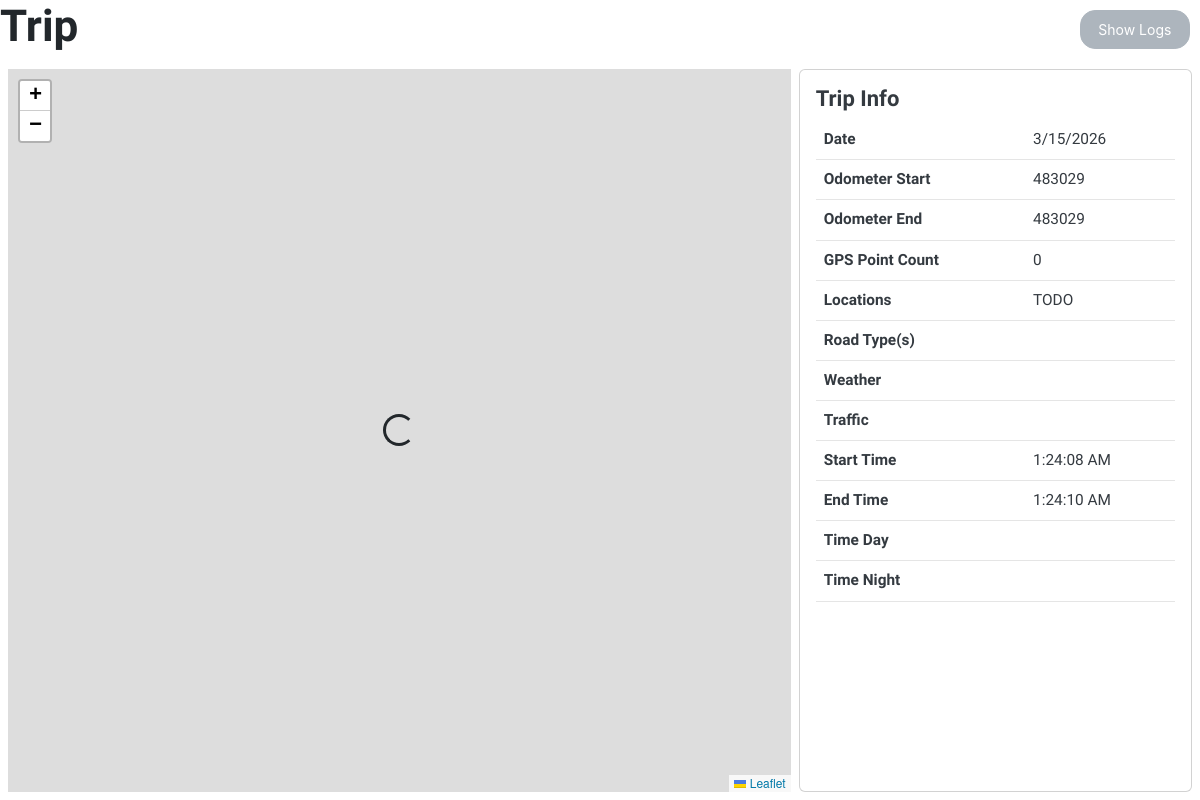
Before: /log-book/trip/2 with the older database file.
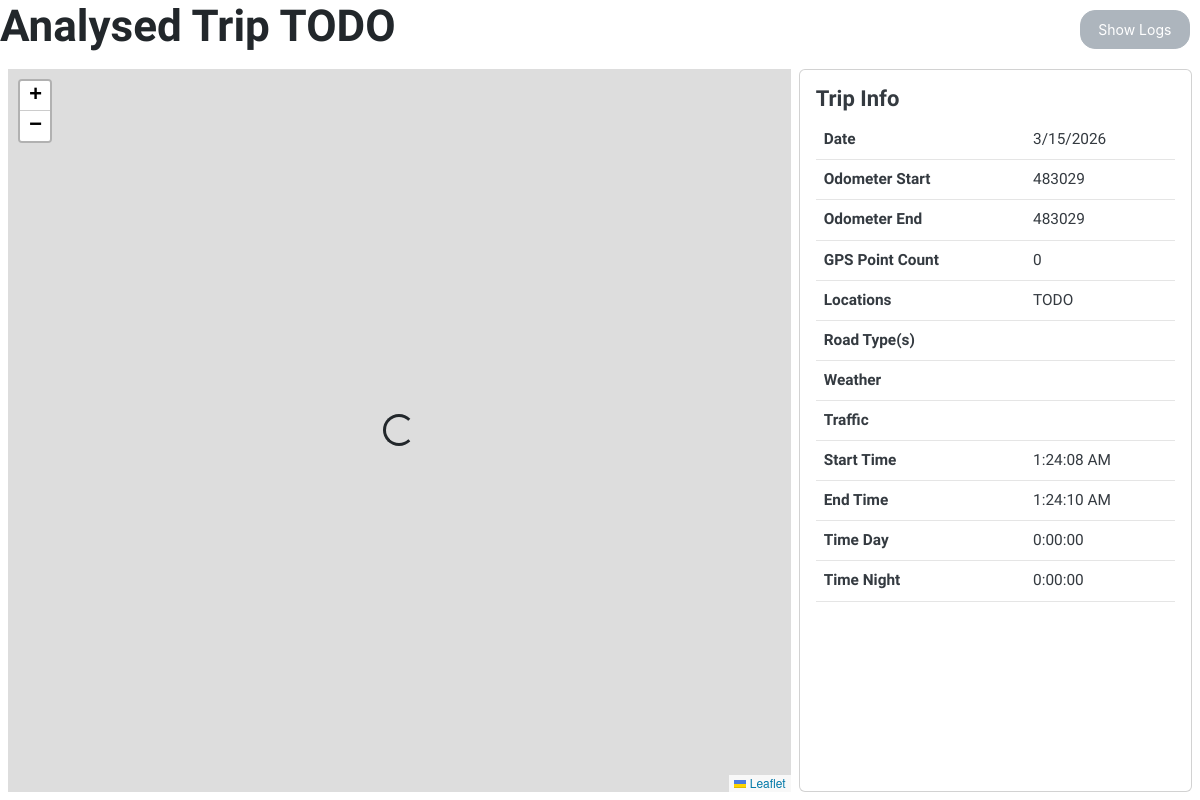
After: the same page with the newer database file.
### database/trip/trip.py (models this page shows, shortened)
class Trip(db.Model):
    id: Mapped[int] = mapped_column(primary_key=True)
    start: Mapped[datetime]
    end: Mapped[datetime]
    odometer_start: Mapped[int]
    odometer_end: Mapped[int]
    points: Mapped[list["Point"]] = relationship(back_populates="trip", lazy="joined")
    analysis: Mapped["Analysis | None"] = relationship(back_populates="trip", lazy="joined")

### database/trip/analysis.py (models this page shows)
class Analysis(db.Model):
    id: Mapped[int] = mapped_column(primary_key=True)
    trip_id: Mapped[int] = mapped_column(ForeignKey("trip.id"))
    trip: Mapped["Trip | None"] = relationship(back_populates="analysis", lazy="joined")
    name: Mapped[str | None]
    road_conditions: Mapped[set["RoadCondition"]] = relationship(back_populates="analysis", lazy="joined", cascade="all")
    weather_conditions: Mapped[set["WeatherCondition"]] = relationship(back_populates="analysis", lazy="joined", cascade="all")
    traffic_conditions: Mapped[set["TrafficCondition"]] = relationship(back_populates="analysis", lazy="joined", cascade="all")
    time_day: Mapped[timedelta]
    time_night: Mapped[timedelta]

### log_book/log_book.py (the view)
@log_book.route("/trip/<int:trip_id>")
def view_trip(trip_id: int):
    trip = db.get_or_404(Trip, trip_id)
    return render_template("log_book/trip.html", trip=trip)

### templates/log_book/trip.html (shortened to what this page needs)
{% extends "base.html" %}
{% block extra_head %}
<link rel="stylesheet" href="https://unpkg.com/leaflet@1.9.4/dist/leaflet.css"
 />
{% endblock %}
{% block content %}
<main class="vh-100 d-flex flex-column">
    <h1>{{ trip.analysis.name or "Trip" }}</h1>
    <div class="d-flex flex-lg-fill gap-2 p-2 align-items-stretch">
        <div style="flex: 2">
            <div id="map" class="h-100">
                <div class="d-flex align-items-center justify-content-center h-100 text-center">
                    <div class="spinner-border" role="status">
                    </div>
                </div>
            </div>
        </div>
        <div class="card" style="flex: 1">
            <div class="card-body">
                <h5 class="card-title">Trip Info</h5>
                <table class="table">
                    <tbody>
                        <tr>
                            <th scope="row">Date</th>
                            <td><time datetime="{{ trip.start }}" dateonly>{{ trip.start.date() }}</time></td>
                        </tr>
                        <tr>
                            <th scope="col">Odometer Start</th>
                            <td>{{ trip.odometer_start }}</td>
                        </tr>
                        <tr>
                            <th scope="col">Odometer End</th>
                            <td>{{ trip.odometer_end }}</td>
                        </tr>
                        <tr>
                            <th scope="col">GPS Point Count</th>
                            <td>{{ trip.points|length }}</td>
                        </tr>
                        <tr>
                            <th scope="col">Locations</th>
                            <td>{{ "TODO" }}</td>
                        </tr>
                        <tr>
                            <th scope="col">Road Type(s)</th>
                            <td>{{ trip.analysis.road_conditions|map(attribute="symbol")|join(", ") }}</td>
                        </tr>
                        <tr>
                            <th scope="col">Weather</th>
                            <td>{{ trip.analysis.weather_conditions|map(attribute="symbol")|join(", ") }}</td>
                        </tr>
                        <tr>
                            <th scope="col">Traffic</th>
                            <td>{{ trip.analysis.traffic_conditions|map(attribute="symbol")|join(", ") }}</td>
                        </tr>
                        <tr>
                            <th scope="col">Start Time</th>
                            <td><time datetime="{{ trip.start }}" timeonly>{{ trip.start.time() }}</time></td>
                        </tr>
                        <tr>
                            <th scope="col">End Time</th>
                            <td><time datetime="{{ trip.end }}" timeonly>{{ trip.end.time() }}</time></td>
                        </tr>
                        <tr>
                            <th scope="col">Time Day</th>
                            <td>{{ trip.analysis.time_day }}</td>
                        </tr>
                        <tr>
                            <th scope="col">Time Night</th>
                            <td>{{ trip.analysis.time_night }}</td>
                        </tr>
                    </tbody>
                </table>
            </div>
        </div>
    </div>
</main>
{% endblock %}

### templates/base.html (shortened to what this page needs)
<!DOCTYPE html>
<html lang="en" data-bs-theme="light">
<head>
    <link href="{{ url_for('static', filename='css/bootstrap.min.css') }}" rel="stylesheet">
    <link rel="stylesheet" href="https://cdnjs.cloudflare.com/ajax/libs/font-awesome/6.0.0/css/all.min.css">
    <link rel="stylesheet" href="{{ url_for('static', filename='css/style.css') }}">
    {% block extra_head %}{% endblock %}
</head>
<body>
    <button style="position: fixed; top: 10px; right: 10px" onclick="logs.hidden = !logs.hidden" class="btn btn-secondary">Show Logs</button>
    {% block content %}{% endblock %}
</body>
</html>

### static/css/style.css (style rules this page uses)
:root { --nsw-brand-dark: #002664; --nsw-brand-light: #CBEDFD; --nsw-brand-supplementary: #146CFD; --nsw-brand-accent: #D7153A; --nsw-brand-accent-light: #FFE6EA; }
body { font-family: 'Public Sans', sans-serif; background: #ffffff; color: #22272b; }

Changed rows visible on the page:
added Analysis: analysis "Analysed Trip TODO", analysis.time_day "0:00:00", analysis.time_night "0:00:00"
Other visible differences:
{{ trip.analysis.name or "Trip" }}: "Trip" → (not shown)
